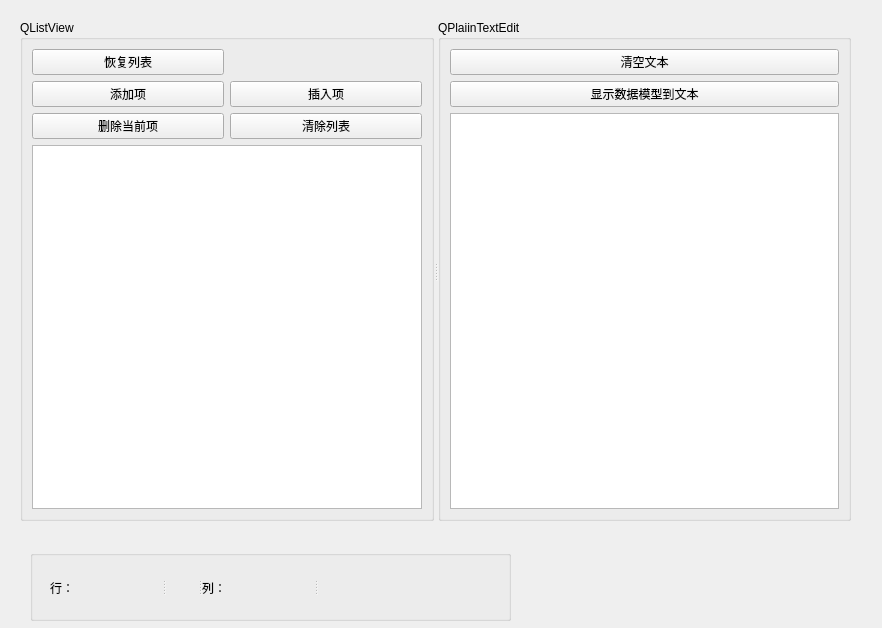
<?xml version="1.0" encoding="UTF-8"?>
<ui version="4.0">
 <class>Widget</class>
 <widget class="QWidget" name="Widget">
  <property name="geometry">
   <rect>
    <x>0</x>
    <y>0</y>
    <width>882</width>
    <height>628</height>
   </rect>
  </property>
  <property name="windowTitle">
   <string>Widget</string>
  </property>
  <widget class="QGroupBox" name="groupBox_3">
   <property name="geometry">
    <rect>
     <x>30</x>
     <y>550</y>
     <width>481</width>
     <height>71</height>
    </rect>
   </property>
   <property name="title">
    <string/>
   </property>
   <widget class="QSplitter" name="splitter_2">
    <property name="geometry">
     <rect>
      <x>20</x>
      <y>30</y>
      <width>301</width>
      <height>16</height>
     </rect>
    </property>
    <property name="orientation">
     <enum>Qt::Horizontal</enum>
    </property>
    <widget class="QLabel" name="label">
     <property name="text">
      <string>行：</string>
     </property>
    </widget>
    <widget class="QLabel" name="labelRow">
     <property name="text">
      <string/>
     </property>
    </widget>
    <widget class="QLabel" name="label_3">
     <property name="text">
      <string>列：</string>
     </property>
    </widget>
    <widget class="QLabel" name="labelCul">
     <property name="text">
      <string/>
     </property>
    </widget>
   </widget>
  </widget>
  <widget class="QSplitter" name="splitter">
   <property name="geometry">
    <rect>
     <x>20</x>
     <y>20</y>
     <width>831</width>
     <height>501</height>
    </rect>
   </property>
   <property name="orientation">
    <enum>Qt::Horizontal</enum>
   </property>
   <widget class="QGroupBox" name="groupBox">
    <property name="title">
     <string>QListView</string>
    </property>
    <layout class="QGridLayout" name="gridLayout">
     <item row="0" column="0">
      <widget class="QPushButton" name="btnReInit">
       <property name="text">
        <string>恢复列表</string>
       </property>
      </widget>
     </item>
     <item row="1" column="0">
      <widget class="QPushButton" name="btnAppendItem">
       <property name="text">
        <string>添加项</string>
       </property>
      </widget>
     </item>
     <item row="1" column="1">
      <widget class="QPushButton" name="btnInsertItem">
       <property name="text">
        <string>插入项</string>
       </property>
      </widget>
     </item>
     <item row="2" column="0">
      <widget class="QPushButton" name="btnDeleteItem">
       <property name="text">
        <string>删除当前项</string>
       </property>
      </widget>
     </item>
     <item row="2" column="1">
      <widget class="QPushButton" name="btnClearList">
       <property name="text">
        <string>清除列表</string>
       </property>
      </widget>
     </item>
     <item row="3" column="0" colspan="2">
      <widget class="QListView" name="listView"/>
     </item>
    </layout>
   </widget>
   <widget class="QGroupBox" name="groupBox_2">
    <property name="title">
     <string>QPlaiinTextEdit</string>
    </property>
    <layout class="QGridLayout" name="gridLayout_2">
     <item row="0" column="0">
      <widget class="QPushButton" name="btnClearText">
       <property name="text">
        <string>清空文本</string>
       </property>
      </widget>
     </item>
     <item row="1" column="0">
      <widget class="QPushButton" name="btnShowDataToText">
       <property name="text">
        <string>显示数据模型到文本</string>
       </property>
      </widget>
     </item>
     <item row="2" column="0">
      <widget class="QPlainTextEdit" name="plainTextEdit"/>
     </item>
    </layout>
   </widget>
  </widget>
 </widget>
 <resources/>
 <connections/>
</ui>
